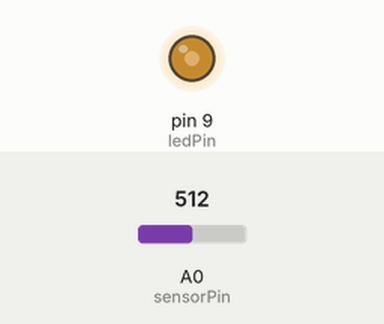
Simulated run of this sketch. Board: Arduino Uno, built with avr-gcc and run on an emulated ATmega328P. Shown: output pins drawn as LEDs (lit = HIGH). The inputs (shaded band) are chosen by the test bench; at power-on: A0 (sensorPin) = 512. What the sketch prints to the serial monitor is not drawn.

Above: at 1.2 s.
1.3 s: A0 (sensorPin) set to 306
At 2.4 s:
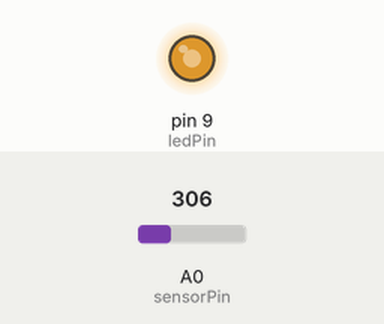
2.8 s: A0 (sensorPin) set to 122
At 3.9 s:
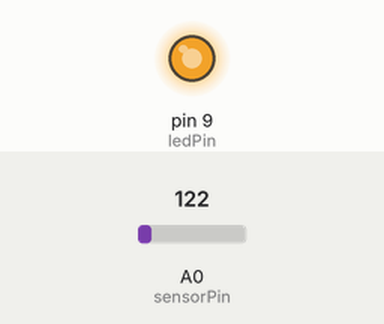
4.3 s: A0 (sensorPin) set to 900
At 5.4 s:
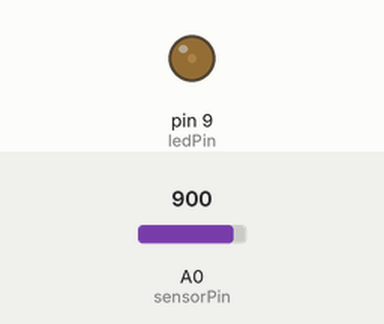
5.8 s: A0 (sensorPin) set to 1023
At 6.9 s:
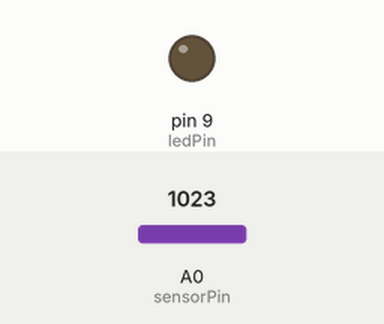
7.3 s: A0 (sensorPin) set to 511
At 8.4 s:
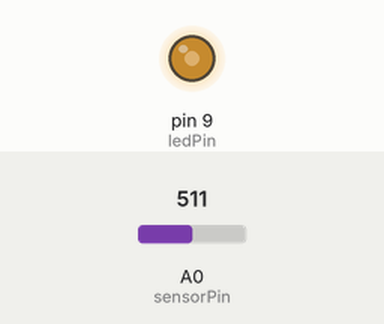
Timing chart, 0 to 9.8 s (numbered marks = the images above; inputs shaded):
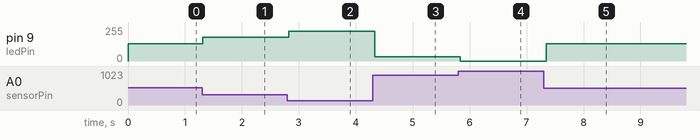

The sketch:

Ej3opcional.ino
```cpp
int sensorPin = A0;      // LDR conectado al pin A0
int ledPin = 9;          // LED conectado al pin 9 (PWM)
int valorLuz = 0;        // Lectura de la luz
int brillo = 0;          // Valor PWM para el LED

void setup() {
  pinMode(ledPin, OUTPUT);     // Configura el pin del LED como salida
  Serial.begin(9600);          // Inicia la comunicación serie
}

void loop() {
  valorLuz = analogRead(sensorPin);              // Leer la luz del LDR
  brillo = map(valorLuz, 0, 1023, 255, 0);        // Convertir la lectura en valor PWM inverso

  analogWrite(ledPin, brillo);                   // Ajustar el brillo del LED

  // Mostrar datos en el monitor serie
  Serial.print("Luz: ");
  Serial.print(valorLuz);
  Serial.print(" → Brillo LED: ");
  Serial.println(brillo);

  delay(100);    // Esperar 100 ms
}
```

Measured:
- after the input at 1.3 s, pin 9 (ledPin): 128/255 → 179/255 at once
- after the input at 2.8 s, pin 9 (ledPin): 179/255 → 225/255 at once
- after the input at 4.3 s, pin 9 (ledPin): 225/255 → 31/255 at once
- after the input at 5.8 s, pin 9 (ledPin): 31/255 → 0/255 at once
- after the input at 7.3 s, pin 9 (ledPin): 0/255 → 128/255 after 0.05 s
